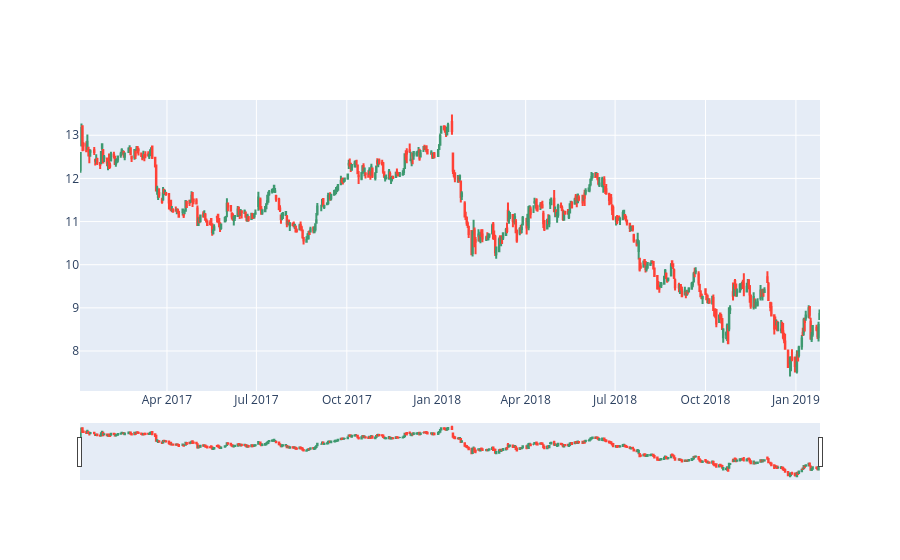

The cell this chart's notebook holds for it:
### Code cell
import chart_studio.plotly as py
import plotly.graph_objs as go
from plotly.offline import init_notebook_mode, plot, iplot
init_notebook_mode(connected=True)
trace = go.Candlestick(x=d.index,
                open=d['Open'],
                high=d['High'],
                low=d['Low'],
                close=d['Close'])
data = [trace]
iplot(data, filename='simple_candlestick')

### Figure 1 — Plotly figure (JSON) as saved in the notebook; plotly's stock layout.template omitted (floating-point values rounded to 4 significant figures; data arrays with more than 128 entries replaced by an {"elided": "..."} marker saying what was removed)
{"data": [{"close": {"elided": "519 float values"}, "high": {"elided": "519 float values"}, "low": {"elided": "519 float values"}, "open": {"elided": "519 float values"}, "x": {"elided": "519 str values"}, "type": "candlestick"}], "layout": {}}
